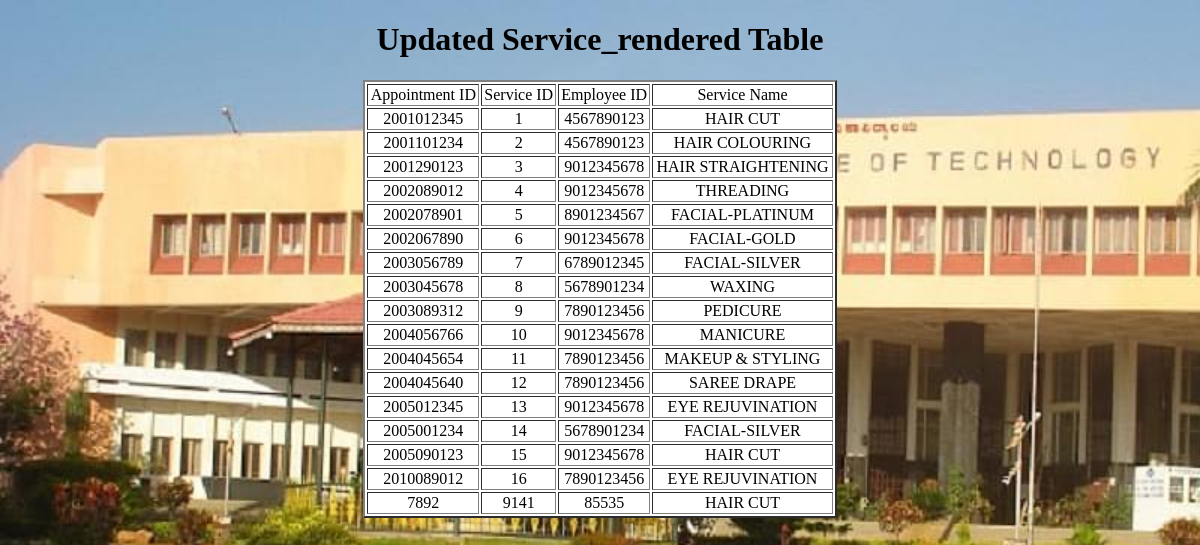
Screenshot of /service_details.php with the database file from the repository.
### tables this page shows
CREATE TABLE `service_rendered` (
  `APP_ID` bigint(10) DEFAULT NULL,
  `SER_ID` bigint(10) NOT NULL,
  `E_ID` bigint(20) DEFAULT NULL,
  `SER_NAME` varchar(20) DEFAULT NULL
);

### service_details.php (the view, shortened to what this page needs)
<!DOCTYPE html>
<html>
    <head>
    </head>
    <body>
        <div align="center">
            <h1>Updated Service_rendered Table  </h1>
             <table border="2" style="width:40%; float:center; background-color:#FFFFFF";>
            <tr>
                <td align="center">Appointment ID</td>
                <td align="center">Service ID</td>
                <td align="center">Employee ID</td>
                <td align="center">Service Name</td>
            </tr>
                <?php
			$db = mysqli_connect("localhost","root","","mydatabase");
			$query = mysqli_query($db,"SELECT * FROM service_rendered; ");
			while ($row = mysqli_fetch_assoc($query))
			{
				echo "<tr>";
				echo '<td align="center">'.$row['APP_ID']."</td>";
				echo '<td align="center">'.$row['SER_ID']."</td>";
				echo '<td align="center">'.$row['E_ID']."</td>";
                echo '<td align="center">'.$row['SER_NAME']."</td>";
                echo "</tr>";
			}
		?>
            </table>
            </div>
    </body>
</html>

### service_details.php (style rules this page uses)
body { background-image: url(images/1486213969B1.jpg) ,url(images/download.png ) ; background-repeat: no-repeat; background-size: 1500px 900px; background-blend-mode:lighten; opacity: 1; }

### rows the page displays
service_rendered: APP_ID "2001012345", SER_ID "1", E_ID "4567890123", SER_NAME "HAIR CUT"
service_rendered: APP_ID "2001101234", SER_ID "2", E_ID "4567890123", SER_NAME "HAIR COLOURING"
service_rendered: APP_ID "2001290123", SER_ID "3", E_ID "9012345678", SER_NAME "HAIR STRAIGHTENING"
service_rendered: APP_ID "2002089012", SER_ID "4", E_ID "9012345678", SER_NAME "THREADING"
service_rendered: APP_ID "2002078901", SER_ID "5", E_ID "8901234567", SER_NAME "FACIAL-PLATINUM"
service_rendered: APP_ID "2002067890", SER_ID "6", E_ID "9012345678", SER_NAME "FACIAL-GOLD"
service_rendered: APP_ID "2003056789", SER_ID "7", E_ID "6789012345", SER_NAME "FACIAL-SILVER"
service_rendered: APP_ID "2003045678", SER_ID "8", E_ID "5678901234", SER_NAME "WAXING"
service_rendered: APP_ID "2003089312", SER_ID "9", E_ID "7890123456", SER_NAME "PEDICURE"
service_rendered: APP_ID "2004056766", SER_ID "10", E_ID "9012345678", SER_NAME "MANICURE"
service_rendered: APP_ID "2004045654", SER_ID "11", E_ID "7890123456", SER_NAME "MAKEUP & STYLING"
service_rendered: APP_ID "2004045640", SER_ID "12", E_ID "7890123456", SER_NAME "SAREE DRAPE"
service_rendered: APP_ID "2005012345", SER_ID "13", E_ID "9012345678", SER_NAME "EYE REJUVINATION"
service_rendered: APP_ID "2005001234", SER_ID "14", E_ID "5678901234", SER_NAME "FACIAL-SILVER"
service_rendered: APP_ID "2005090123", SER_ID "15", E_ID "9012345678", SER_NAME "HAIR CUT"
service_rendered: APP_ID "2010089012", SER_ID "16", E_ID "7890123456", SER_NAME "EYE REJUVINATION"
service_rendered: APP_ID "7892", SER_ID "9141", E_ID "85535", SER_NAME "HAIR CUT"
